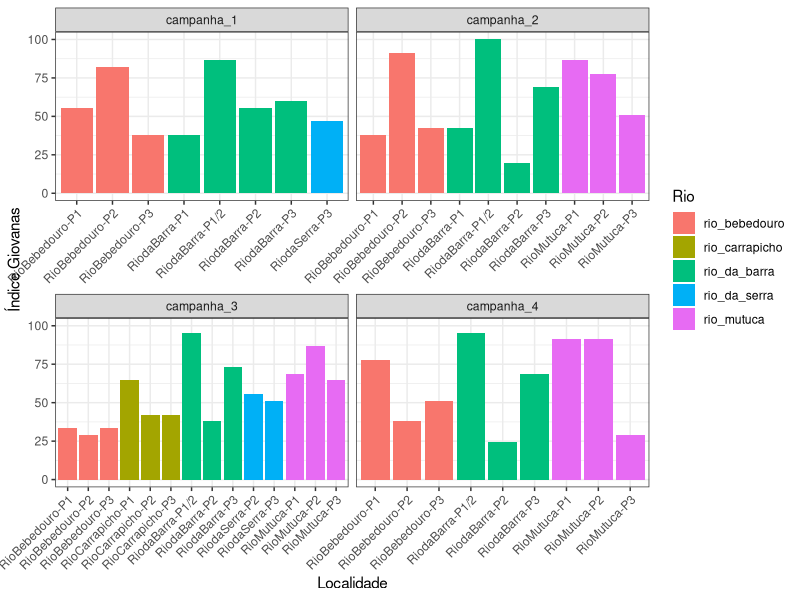

The R script that drew this image:
library(tidyverse)



################################## Configurações ###############################
set.seed(1994)
pontos_referencia <- c("RiodaBarra-P1/2", "RioMutuca-P1")
pontos_impactado <- c("RiodaBarra-P2", "RioMutuca-P3")

metodos_de_amostragem <- c("D Net")
vetor_respostas <- c(
  "aspt", "bmwp", "ept_riqueza", "relativo_odonata", 
  "relativo_trichoptera", "riqueza_familias", 
  "riqueza_familias_ephemeroptera", 
  "riqueza_familias_trichoptera", "shannon_familias")

nota_maxima <- 45

# Pastas de figuras
pasta_figuras <- "figuras/indice_multimetrico"
if (!dir.exists(pasta_figuras)) {
  dir.create(pasta_figuras, recursive = TRUE)
}

# Pasta de tabelas
pasta_tabelas <- "tabelas/indice_multimetrico"
if (!dir.exists(pasta_tabelas)) {
  dir.create(pasta_tabelas, recursive = TRUE)
}

################################## Carregar dados ##############################
indices_df <- read_csv("dados/processado/matriz_indices_imaturos_piata.csv")


############################## Pre-processamento ###############################
# Adicionar coluna de impacto
indices_df <- indices_df %>%
  mutate(
    impacto = case_when(
      locality_name %in% pontos_referencia ~ "referencia",
      locality_name %in% pontos_impactado ~ "impactado",
      TRUE ~ "desconsiderado"
    )
  ) 

dados_filtrados <- indices_df %>%
  filter(impacto != "desconsiderado") %>%
  filter(method %in% metodos_de_amostragem) %>%
  mutate(
    impacto = as.factor(impacto),
    method = as.factor(method)
  )



############################### Detectando limiares ############################
estatisticas_df <- data.frame()

for (i in vetor_respostas) {
  print(paste("Analisando índice:", i))
  
  estatisticas <- dados_filtrados %>%
    filter(impacto == "referencia") %>%
    mutate(
      minimo = min(.data[[i]]),
      quartil_25 = quantile(.data[[i]], 0.25, na.rm = TRUE),
      quartil_50 = quantile(.data[[i]], 0.50, na.rm = TRUE),
      quartil_75 = quantile(.data[[i]], 0.75, na.rm = TRUE),
      maximo = max(.data[[i]]),
      metade = quartil_25 / 2
      ) %>%
    mutate(metrica = i) %>%
    select(metrica, quartil_25, quartil_50, quartil_75, maximo, metade) %>%
    group_by(metrica) %>%
    summarise_if(is.numeric, mean, na.rm = TRUE)

  estatisticas_df <- rbind(estatisticas_df, estatisticas)
}

############################### Aplicando a taela completa #####################
statisticas_df_limpa <- estatisticas_df %>%
  select(metrica, quartil_25, metade)

indices_rebalanceados_df <- indices_df %>%
  filter(method %in% metodos_de_amostragem) %>%
  select(campanha, rio, locality_name, vetor_respostas) %>%
  pivot_longer(
    cols = all_of(vetor_respostas),
    names_to = "metrica",
    values_to = "valor"
  ) %>%
  left_join(statisticas_df_limpa, by = "metrica") %>%
  mutate(
    nota = case_when(
      valor >= quartil_25 ~ 5,
      valor >= metade & valor < quartil_25 ~ 3,
      valor < metade ~ 1,
      TRUE ~ NA_real_
    )
  ) 



giovanas_index <- indices_rebalanceados_df %>%
  group_by (campanha, rio, locality_name) %>%
  summarise(giovanas_index = sum(nota)) %>%
  ungroup() %>%
  mutate(giovanas_index_relative = giovanas_index / nota_maxima * 100)



str(giovanas_index)

# Atribuir notas


giovanas_index %>% 
  ggplot(aes(x = locality_name, y = giovanas_index_relative, fill = rio)) +
  geom_col() +
  facet_wrap(~ campanha, scales = "free_x") +
  labs(
    x = "Localidade",
    y = "Índice Giovanas",
    fill = "Rio"
  ) +
  theme_bw() +
  theme(
    axis.text.x = element_text(angle = 45, hjust = 1)
  )



write_csv(estatisticas_df, "dados/processado/multimetrico_bocaina_limiares.csv")
